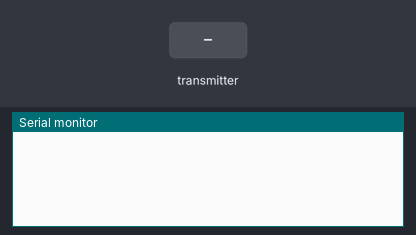
Recording of a sketch running on a simulated ESP32. On the bench: the last lines printed to the serial monitor. The inputs (shaded band) are chosen by the test bench.

Above: at 1.2 s.
1.3 s: the transmitter starts sending next = 0
At 1.66 s:
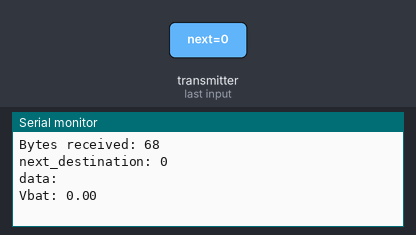
2.8 s: the transmitter starts sending data = 0
4.3 s: the transmitter starts sending vBat = 25
At 4.66 s:
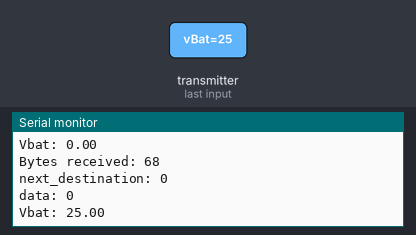
5.8 s: the transmitter starts sending next = 1
7.3 s: the transmitter starts sending data = 1
8.8 s: the transmitter starts sending vBat = 50
At 9.16 s:
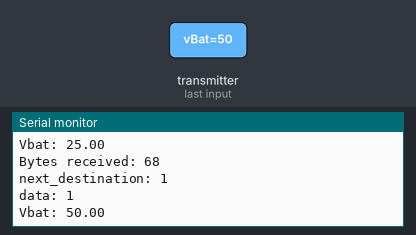
Timing chart, 0 to 11.3 s (numbered marks = the images above; inputs shaded):
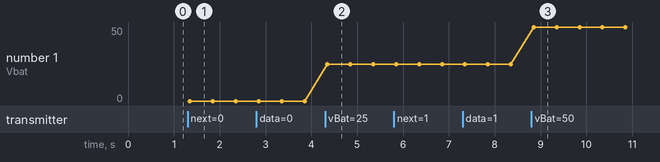

The sketch:

unicast_reciever.ino
```cpp
// (licence header left out)
#include <esp_now.h>
#include <WiFi.h>

// Structure example to receive data
// Must match the sender structure
typedef struct struct_message {
  char next[32];
  char data[32];
  float vBat;
    //int b;
  //bool d;
} struct_message;

// Create a struct_message called myData
struct_message myData;

// callback function that will be executed when data is received
void OnDataRecv(const uint8_t *mac, const uint8_t *incomingData, int len) {
  memcpy(&myData, incomingData, sizeof(myData));
  Serial.print("Bytes received: ");
  Serial.println(len);
  Serial.print("next_destination: ");
  Serial.println(myData.next);
  Serial.print("data: ");
  Serial.println(myData.data);
  Serial.print("Vbat: ");
  Serial.println(myData.vBat);
   // Serial.print("Int: ");
  // Serial.println(myData.b);
  //Serial.print("Bool: ");
  //Serial.println(myData.d);
  Serial.println();
}

void setup() {
  // Initialize Serial Monitor
  Serial.begin(115200);

  // Set device as a Wi-Fi Station
  WiFi.mode(WIFI_STA);

  // Init ESP-NOW
  if (esp_now_init() != ESP_OK) {
    Serial.println("Error initializing ESP-NOW");
    return;
  }

  // Once ESPNow is successfully Init, we will register for recv CB to
  // get recv packer info
  esp_now_register_recv_cb(OnDataRecv);
}

void loop() {
}
```

Measured:
- after the input at 1.3 s, the serial monitor: prints a new line after 0.05 s (image 1)
- after the input at 4.3 s, the serial monitor: prints a new line after 0.05 s (image 2)
- after the input at 8.8 s, the serial monitor: prints a new line after 0.05 s (image 3)
- plotted number 1: 0 → 25 after the input at 4.3 s, 25 → 50 after the input at 8.8 s
